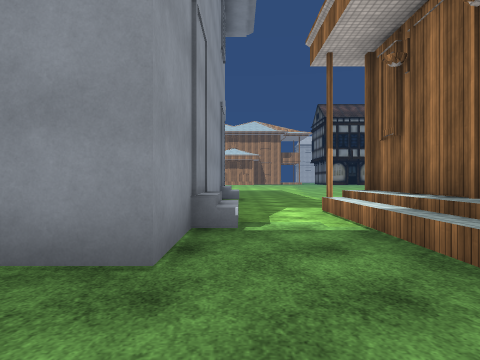
view 1 (above)

24 first-person views from a walk through a Unity game level. The camera is 1.2 m above the floor, looks level and sees 70° across. The floor is counted in squares, 2 m on a side. Each view is taken from the middle of a square. On the plan, view 1 faces up. The plan holds only what a view shows up to about 10 squares ahead; the rest is blank. The place goes on beyond the plan. The player character is not drawn. Some animated figures are not drawn. Some surface patterns are stand-ins.

view 2
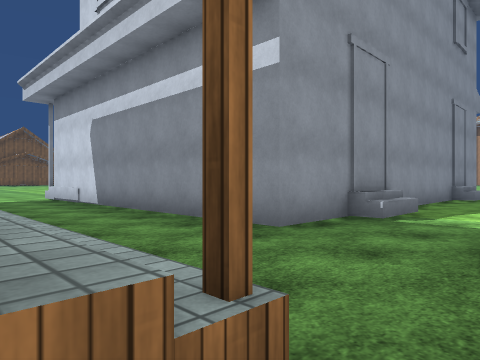

view 3
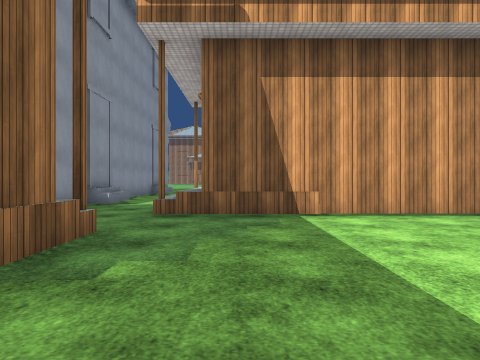

view 4
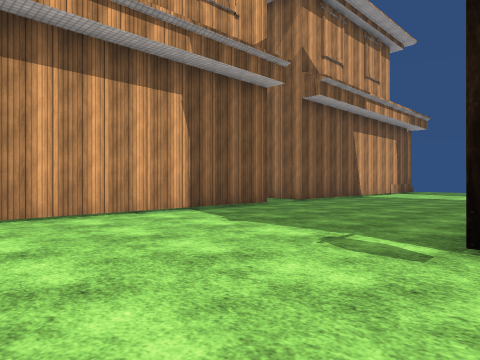

view 5
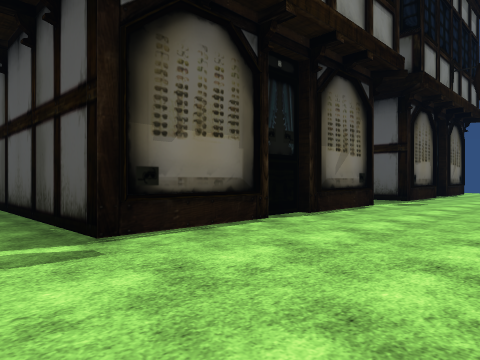

view 6
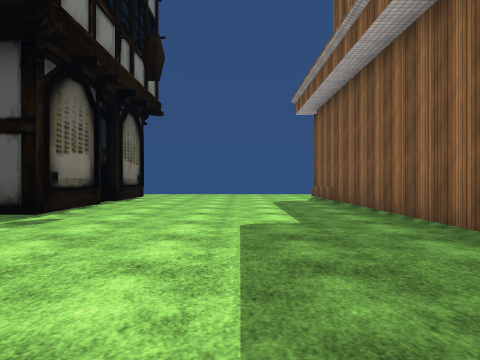

view 7
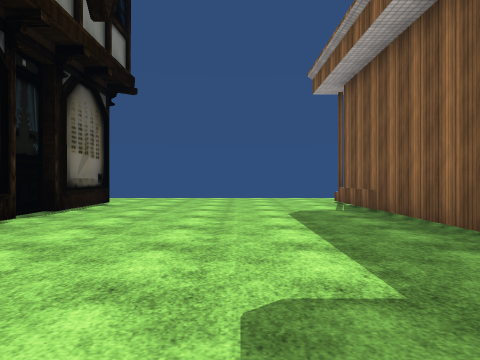

view 8
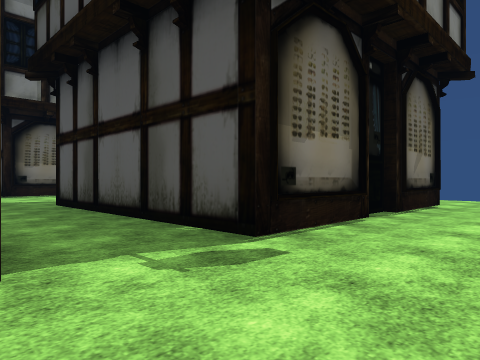

view 9
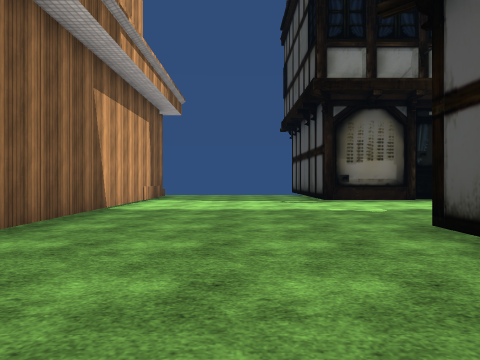

view 10
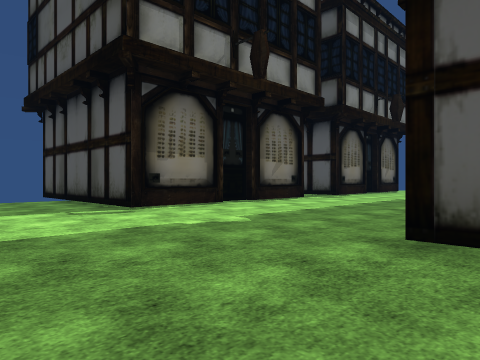

view 11
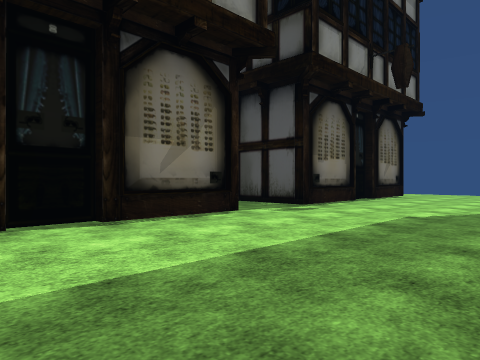

view 12
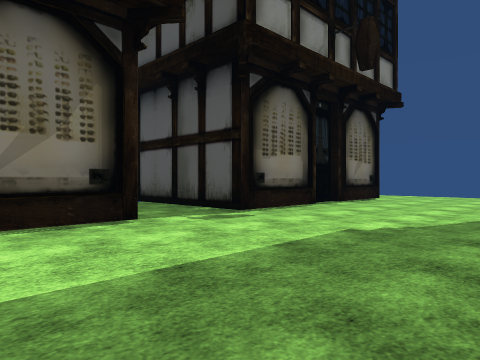

view 13
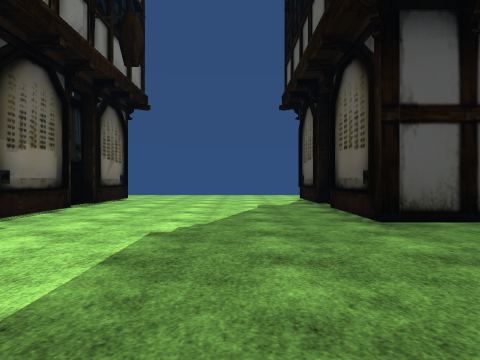

view 14
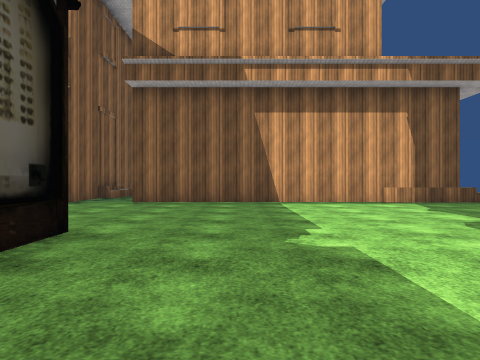

view 15
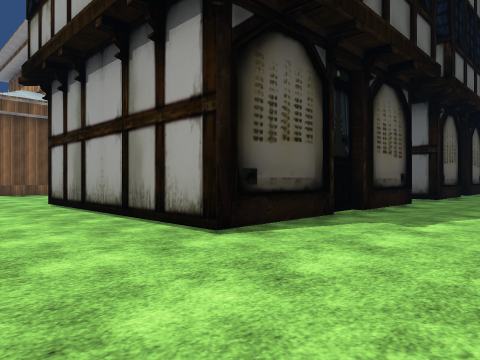

view 16
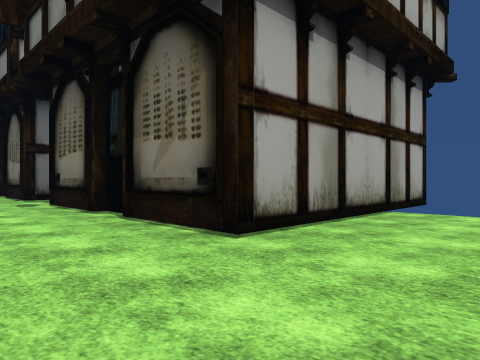

view 17
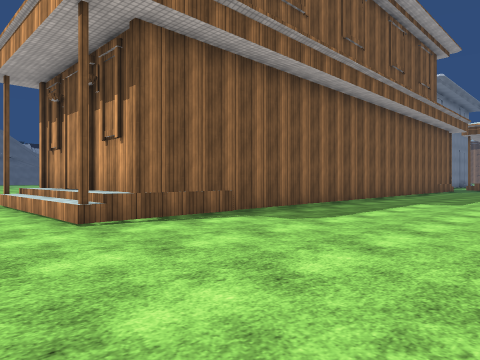

view 18
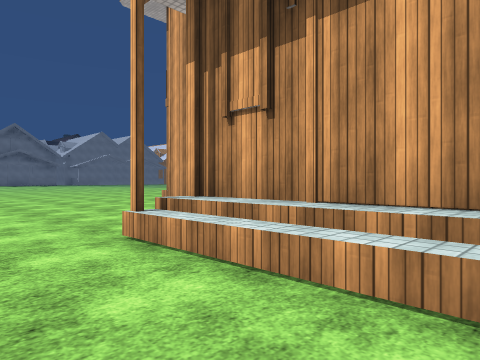

view 19
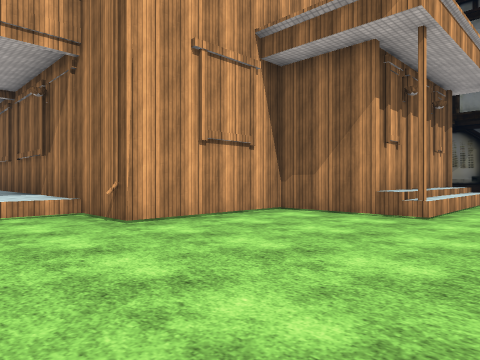

view 20
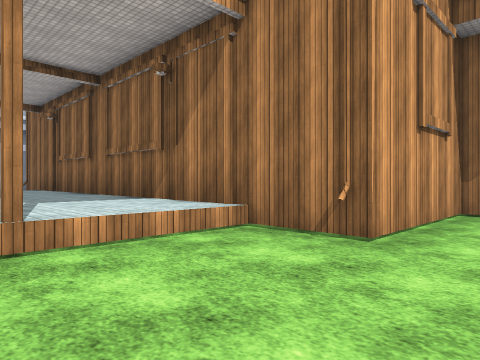

view 21
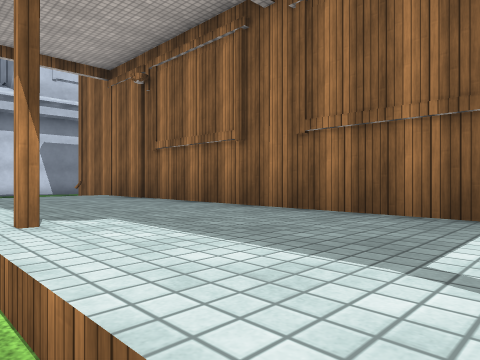

view 22
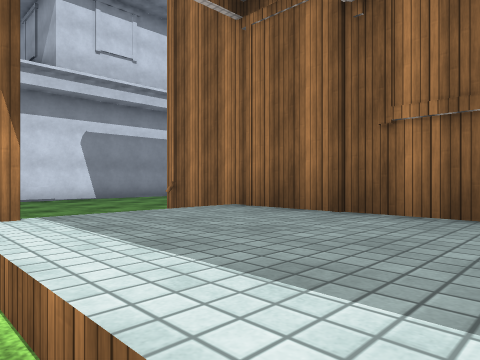

view 23
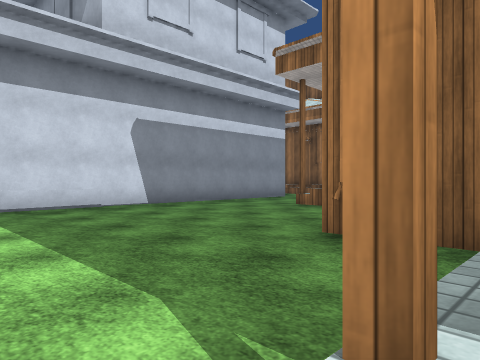

view 24
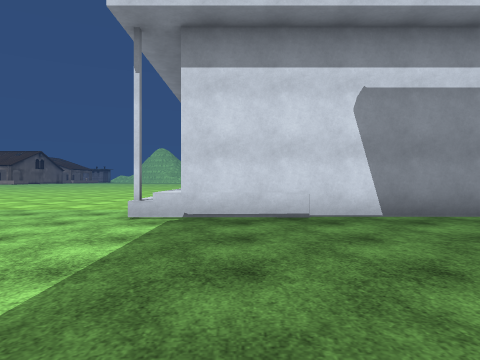

### Floor plan
Key: @ floor where view 1 was taken; # wall or solid block; . floor; ^ raised ledge; B building.
Columns run from 10 left of view 1 to 24 right of it. Each row starts with its distance up from view 1.
 11          BB
 10          BB..
  9          B...
  8          B...
  7  B       B...
  6  B B     B..^#
  5  B B     BB.^^
  4 .B B     BB.^^
  3 .BBB...  B..^       #..
  2 ............^########..########^
  1 ................................
  0 ..........@....................
 -1 .......^  #^...................
 -2 ......     #.....................
 -3 ....#       .....................B
 -4 ....#        ....#     #.....#
 -5 .^^^          ...B     B.....#
 -6 .^^^          ....      .....#
 -7 .^^^         .....      .....#
 -8 .^^^        .....B     B.....#
 -9 .^^^        .....#    ##.....#
-10 .^^^       #...................
-11 .^^^       #.....................
-12 .^^^       #.....#######.....####
-13  ^^^       #.....B     B.....#
-14 .^^^       #......     #.....#
-15 ...####.   #......     #.....#
-16 .......#   #.....B     B.....#
-17 .......#^^^#.....#######.....####B
-18 .......^^^^^.....................BB
-19  ................................
-20  ....  ....  ......    .......

Positions as (right, up) in squares from view 1, and headings:
1: (0, 0), facing up
2: (2, -1), facing up-left
3: (3, -4), facing up
4: (4, -4), facing up-right
5: (4, -2), facing down-right
6: (4, -6), facing down
7: (4, -9), facing down
8: (5, -9), facing down-right
9: (9, -1), facing right
10: (12, 0), facing down-right
11: (14, -5), facing down-right
12: (14, -7), facing down-right
13: (15, -7), facing down
14: (15, -7), facing up
15: (16, -20), facing up-left
16: (16, -20), facing up-right
17: (6, -20), facing up-left
18: (0, -20), facing up-left
19: (-9, -20), facing up-right
20: (-10, -17), facing up-right
21: (-10, -12), facing up-right
22: (-10, -8), facing up-right
23: (-10, -5), facing up-right
24: (-8, -3), facing up
